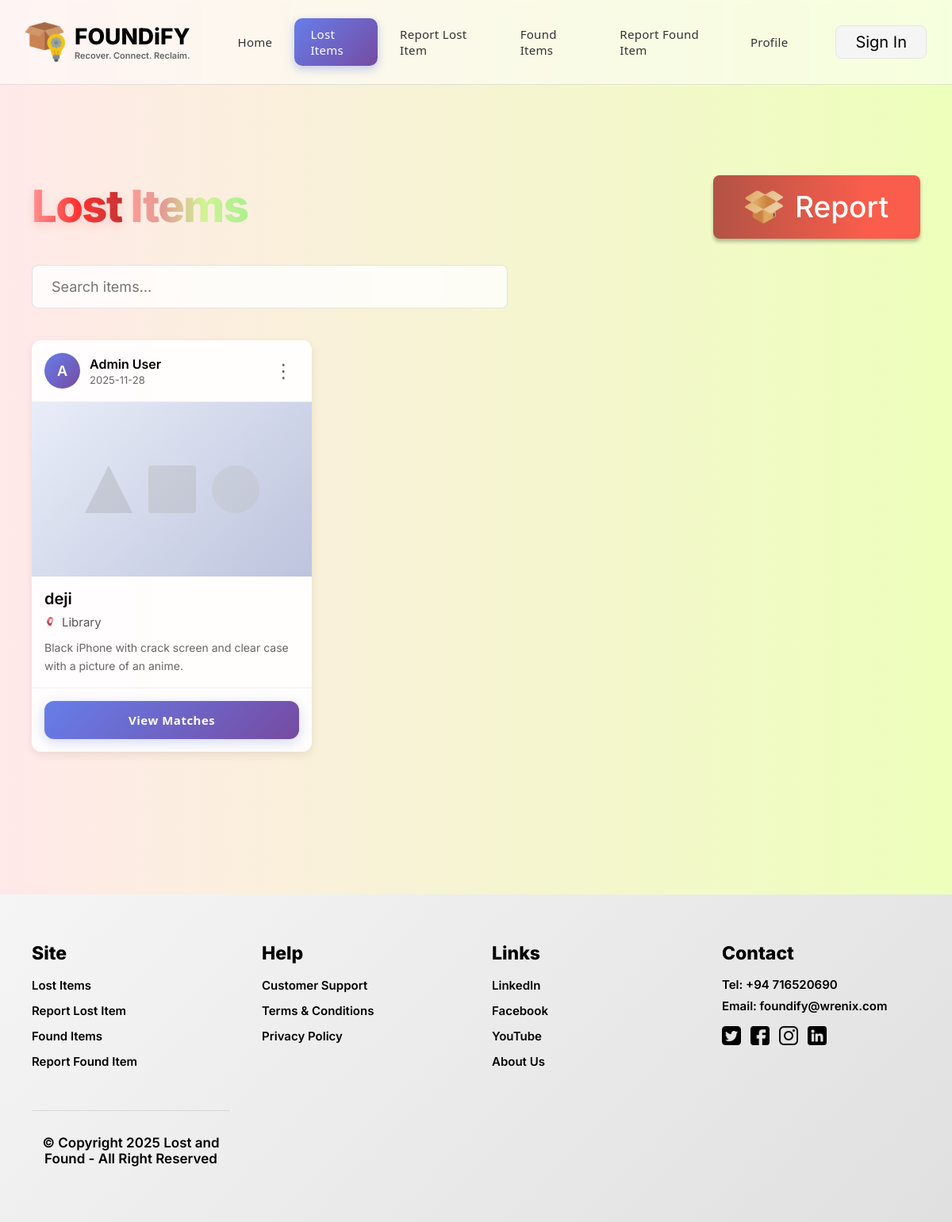
Before: /lost with the older database file.
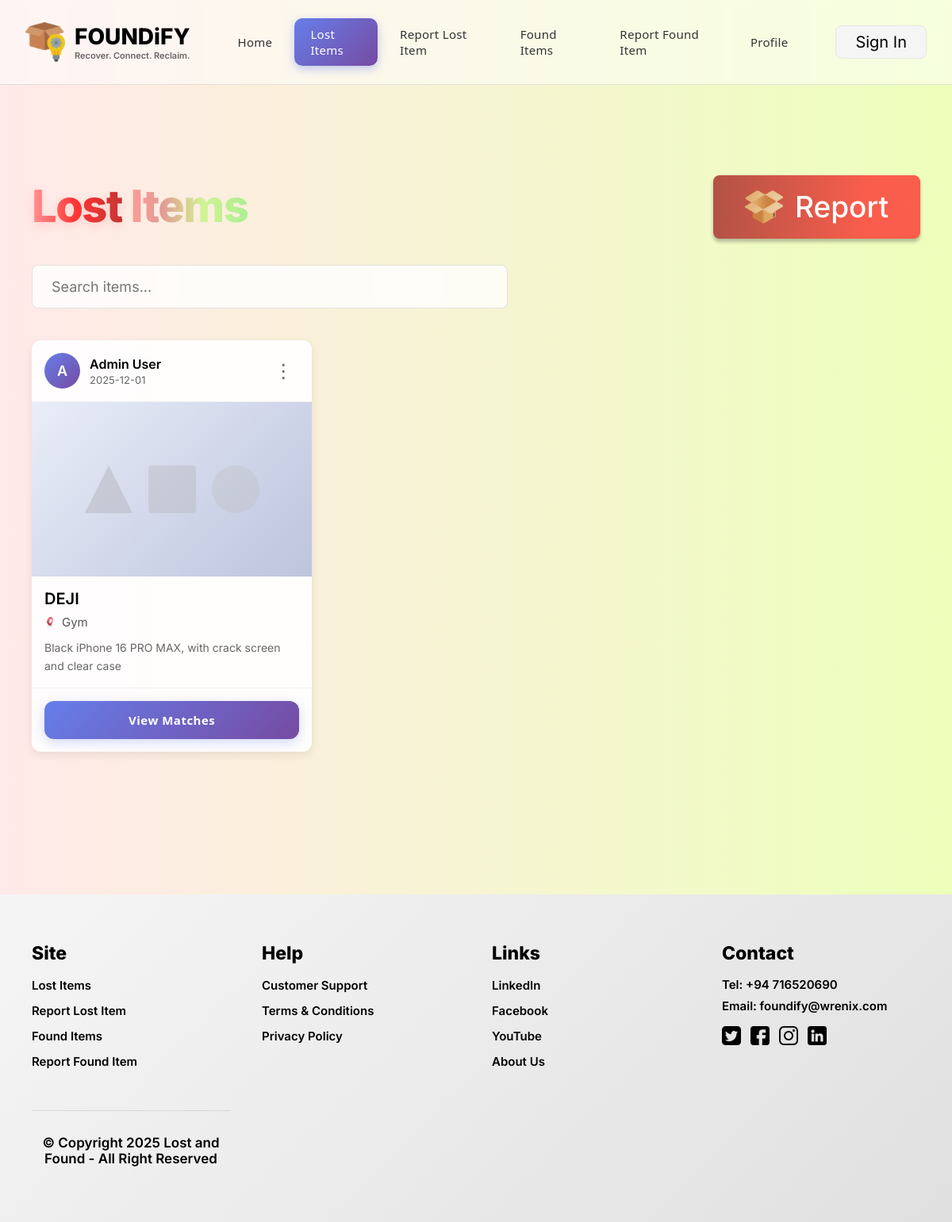
After: the same page with the newer database file.
### models.py (models this page shows, shortened)
class LostItem(db.Model):
    id = db.Column(db.Integer, primary_key=True)
    item_id = db.Column(db.String(20), unique=True, nullable=False)
    name = db.Column(db.String(200), nullable=False)
    desc = db.Column(db.Text, nullable=False)
    category = db.Column(db.String(100), nullable=False)
    location = db.Column(db.String(200), nullable=False)
    date = db.Column(db.String(20), nullable=False)
    photo = db.Column(db.String(200))
    created_at = db.Column(db.DateTime, default=datetime.utcnow)
    user_id = db.Column(db.Integer, db.ForeignKey('user.id'), nullable=False)

class User(db.Model):
    id = db.Column(db.Integer, primary_key=True)
    username = db.Column(db.String(80), unique=True, nullable=False)
    name = db.Column(db.String(120), nullable=False)
    email = db.Column(db.String(120), unique=True, nullable=False)
    password_hash = db.Column(db.String(200), nullable=False)
    created_at = db.Column(db.DateTime, default=datetime.utcnow)
    lost_items = db.relationship('LostItem', backref='reporter', lazy=True)
    found_items = db.relationship('FoundItem', backref='reporter', lazy=True)

### app.py (the view)
@app.route('/lost')
def lost_items():
    items = LostItem.query.order_by(LostItem.created_at.desc()).all()
    categories = db.session.query(LostItem.category).distinct().all()
    categories = [c[0] for c in categories]
    return render_template('lost_items.html', items=items, categories=categories)

### templates/lost_items.html (shortened to what this page needs)
{% extends "base.html" %}
{% block content %}
<div class="items-page">
    <div class="container">
        <div class="page-header">
            <h1><span class="title-lost">Lost</span> <span class="title-items">Items</span></h1>
            <a href="{{ url_for('report_lost') }}" class="btn-report lost-btn">
            <img src="{{ url_for('static', filename='icons/lost.png') }}" alt="Report" class="btn-icon-img">
            <span>Report</span>
            </a>
        </div>
        <div class="search-bar">
            <input type="text" id="searchInput" placeholder="Search items..." oninput="searchItems(this.value)">
        </div>
        {% if items %}
        <div class="items-grid" id="itemsGrid">
            {% for item in items %}
            <div class="item-card">
                <div class="card-header">
                    <div class="user-avatar">{{ item.reporter.name[0].upper() }}</div>
                    <div class="user-info">
                        <div class="item-name">{{ item.reporter.name }}</div>
                        <div class="item-date">{{ item.date }}</div>
                    </div>
                    <div class="item-menu">
                        <button class="card-menu" onclick="toggleMenu(event, '{{ item.item_id }}')">⋮</button>
                    </div>
                </div>
<div class="card-image" {% if item.photo %}onclick="openImageModal('{{ url_for('static', filename='uploads/' + item.photo) }}', '{{ item.name }}')" style="cursor: pointer;"{% endif %}>
    {% if item.photo %}
    <img src="{{ url_for('static', filename='uploads/' + item.photo) }}" alt="{{ item.name }}">
    {% else %}
    <div class="placeholder-image">
        <div class="shape triangle"></div>
        <div class="shape square"></div>
        <div class="shape circle"></div>
    </div>
    {% endif %}
</div>
                <div class="card-body">
                    <div class="item-title">{{ item.name }}</div>
                    <div class="item-location">
                        <img src="{{ url_for('static', filename='icons/location.png') }}" alt="" style="width: 14px; height: 14px; margin-right: 4px; vertical-align: middle;">
                        {{ item.location }}
                    </div>
                    <p class="item-description">{{ item.desc[:100] }}{% if item.desc|length > 100 %}...{% endif %}</p>
                </div>
                <div class="card-footer">
                    <a href="{{ url_for('view_matches', item_id=item.item_id, item_type='lost') }}" class="btn-view-matches">View Matches</a>
                </div>
            </div>
            {% endfor %}
        </div>
        {% else %}
        <div class="no-items">
            <h3>No Lost Items Yet</h3>
            <p>Be the first to report a lost item!</p>
        </div>
        {% endif %}
    </div>
</div>
{% endblock %}

Changed rows visible on the page:
changed LostItem "Admin User": date "2025-11-28" → "2025-12-01"; name "deji" → "DEJI"; location "Library" → "Gym"; desc "Black iPhone with crack screen and clear case with a picture of an anime." → "Black iPhone 16 PRO MAX, with crack screen and clear case"
